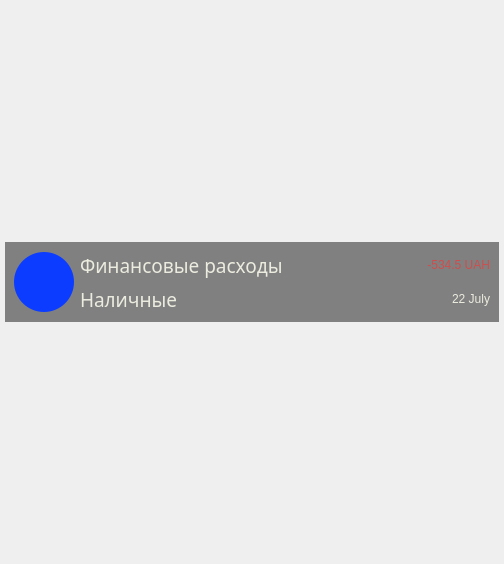
               <widget class="QWidget" name="NoteList">
                <property name="geometry">
                 <rect>
                  <x>0</x>
                  <y>0</y>
                  <width>504</width>
                  <height>564</height>
                 </rect>
                </property>
                <layout class="QGridLayout" name="gridLayout_9">
                 <property name="leftMargin">
                  <number>5</number>
                 </property>
                 <property name="rightMargin">
                  <number>5</number>
                 </property>
                 <property name="verticalSpacing">
                  <number>30</number>
                 </property>
                 <item row="0" column="0">
                  <widget class="QWidget" name="note_2" native="true">
                   <property name="sizePolicy">
                    <sizepolicy hsizetype="Preferred" vsizetype="Preferred">
                     <horstretch>0</horstretch>
                     <verstretch>0</verstretch>
                    </sizepolicy>
                   </property>
                   <property name="minimumSize">
                    <size>
                     <width>450</width>
                     <height>80</height>
                    </size>
                   </property>
                   <property name="maximumSize">
                    <size>
                     <width>550</width>
                     <height>80</height>
                    </size>
                   </property>
                   <property name="layoutDirection">
                    <enum>Qt::LayoutDirection::LeftToRight</enum>
                   </property>
                   <property name="styleSheet">
                    <string notr="true">background-color:grey;</string>
                   </property>
                   <layout class="QHBoxLayout" name="horizontalLayout_8">
                    <item>
                     <widget class="QWidget" name="icon_bg_4" native="true">
                      <property name="maximumSize">
                       <size>
                        <width>60</width>
                        <height>60</height>
                       </size>
                      </property>
                      <property name="styleSheet">
                       <string notr="true">
border-radius: 30px;
background-color: #0B3CFF;</string>
                      </property>
                      <widget class="QLabel" name="icon_4">
                       <property name="geometry">
                        <rect>
                         <x>10</x>
                         <y>10</y>
                         <width>40</width>
                         <height>40</height>
                        </rect>
                       </property>
                       <property name="text">
                        <string/>
                       </property>
                       <property name="pixmap">
                        <pixmap resource="icons.qrc">:/icons/money-bill-solid.svg</pixmap>
                       </property>
                       <property name="scaledContents">
                        <bool>true</bool>
                       </property>
                      </widget>
                     </widget>
                    </item>
                    <item>
                     <layout class="QVBoxLayout" name="verticalLayout_25">
                      <item>
                       <widget class="QLabel" name="category_2">
                        <property name="font">
                         <font>
                          <family>Noto Sans KR</family>
                          <pointsize>14</pointsize>
                          <italic>false</italic>
                          <fontweight>DemiBold</fontweight>
                         </font>
                        </property>
                        <property name="styleSheet">
                         <string notr="true">font: 600 14pt &quot;Noto Sans KR&quot;;
color:#ECEBDF;
</string>
                        </property>
                        <property name="text">
                         <string>Финансовые расходы</string>
                        </property>
                       </widget>
                      </item>
                      <item>
                       <widget class="QLabel" name="account_name_2">
                        <property name="font">
                         <font>
                          <family>Noto Sans KR</family>
                          <pointsize>14</pointsize>
                          <italic>false</italic>
                          <fontweight>DemiBold</fontweight>
                         </font>
                        </property>
                        <property name="styleSheet">
                         <string notr="true">font: 600 14pt &quot;Noto Sans KR&quot;;
color:#ECEBDF;
</string>
                        </property>
                        <property name="text">
                         <string>Наличные</string>
                        </property>
                       </widget>
                      </item>
                     </layout>
                    </item>
                    <item>
                     <layout class="QVBoxLayout" name="verticalLayout_26">
                      <item>
                       <widget class="QLabel" name="label_4">
                        <property name="styleSheet">
                         <string notr="true">font: 600 14pt &quot;Noto Sans KR&quot;;
color:#CE4D4D;
</string>
                        </property>
                        <property name="text">
                         <string>-534.5 UAH</string>
                        </property>
                        <property name="alignment">
                         <set>Qt::AlignmentFlag::AlignRight|Qt::AlignmentFlag::AlignTrailing|Qt::AlignmentFlag::AlignVCenter</set>
                        </property>
                       </widget>
                      </item>
                      <item>
                       <widget class="QLabel" name="label_11">
                        <property name="styleSheet">
                         <string notr="true">font: 600 14pt &quot;Noto Sans KR&quot;;
color:#ECEBDF;
</string>
                        </property>
                        <property name="text">
                         <string>22 July</string>
                        </property>
                        <property name="alignment">
                         <set>Qt::AlignmentFlag::AlignRight|Qt::AlignmentFlag::AlignTrailing|Qt::AlignmentFlag::AlignVCenter</set>
                        </property>
                       </widget>
                      </item>
                     </layout>
                    </item>
                   </layout>
                  </widget>
                 </item>
                </layout>
               </widget>
